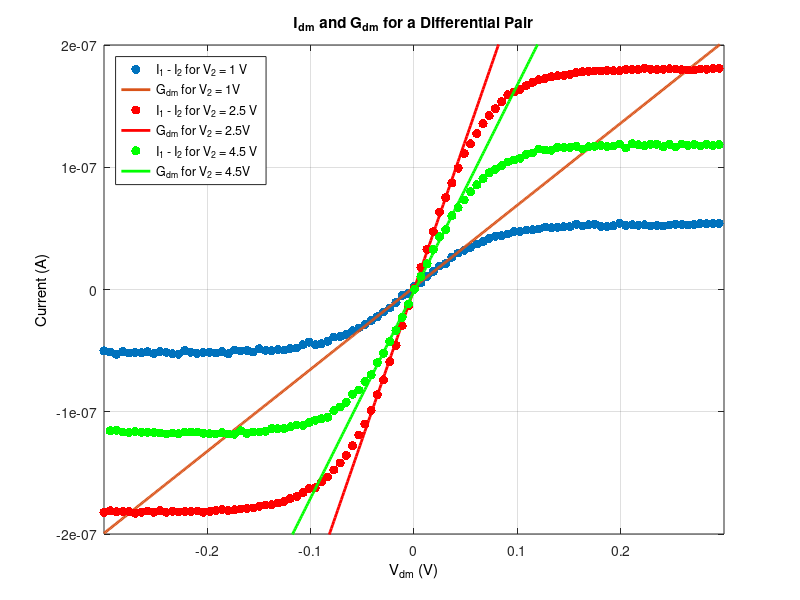

The MATLAB source for this figure:
%I1 -I2 with theoretical fits
interval = 5;
load('Exp1_Vb0.5_V21_Data.mat');
Vdm1 = linspace(-0.3,0.3,500);
Idm1 = Exp1_Vb1_I1 - Exp1_Vb1_I2;

load('Exp1_Vb0.5_V22.5_Data.mat');
Vdm2 = linspace(-0.3,0.3,500);
Idm2 = Exp1_Vb25_I1 - Exp1_Vb25_I2;

load('Exp1_Vb0.5_ V24.5_Data.mat')
Vdm3 = linspace(-0.3,0.3,500);
Idm3 = Exp1_Vb45_I1 - Exp1_Vb45_I2;

coeffs1 = polyfit(Vdm1(214:286), Idm1(214:286),1);
slope1 = coeffs1(1);
intercept1 = coeffs1(2);
Idm1Fit = slope1*Vdm1 + intercept1;

coeffs2 = polyfit(Vdm2(214:286), Idm2(214:286),1);
slope2 = coeffs2(1);
intercept2 = coeffs2(2);
Idm2Fit = slope2*Vdm2 + intercept2;

coeffs3 = polyfit(Vdm3(214:286), Idm3(214:286),1);
slope3 = coeffs3(1);
intercept3 = coeffs3(2);
Idm3Fit = slope3*Vdm3 + intercept3;

% 
plot(Vdm1(1:interval:end),Idm1(1:interval:end),'.','MarkerSize',20); hold on;
plot(Vdm1,Idm1Fit,'-','LineWidth',2);
plot(Vdm2(1:interval:end),Idm2(1:interval:end),'r.','MarkerSize',20);
plot(Vdm2,Idm2Fit,'r-','LineWidth',2);
plot(Vdm3(1:interval:end),Idm3(1:interval:end),'g.','MarkerSize',20);
plot(Vdm3,Idm3Fit,'g-','LineWidth',2);

xlim([-0.3 0.3]);
ylim([-2e-7 2e-7]); 
grid on;
set(get(gca,'Title'),'String','I_{dm} and G_{dm} for a Differential Pair');
legend('I_1 - I_2 for V_2 = 1 V',...
    'G_{dm} for V_2 = 1V',...
'I_1 - I_2 for V_2 = 2.5 V',...
'G_{dm} for V_2 = 2.5V',...
'I_1 - I_2 for V_2 = 4.5 V',...
'G_{dm} for V_2 = 4.5V','Location','NorthWest');

all_ax = findobj(gcf,'Type','axes');
    
for i=1:length(all_ax) %in order to support subplots
    ax = all_ax(i);
    ylbl = get(ax,'ylabel');
    xlbl = get(ax,'xlabel');
    title = get(ax,'Title');
    leg = findobj(gcf,'Type','axes','Tag','legend');
    
    if ~strcmp(get(ax,'Tag'),'legend')
        set(ylbl,'String','Current (A)');
        set(xlbl,'String','V_{dm} (V)');
    end
    
end
